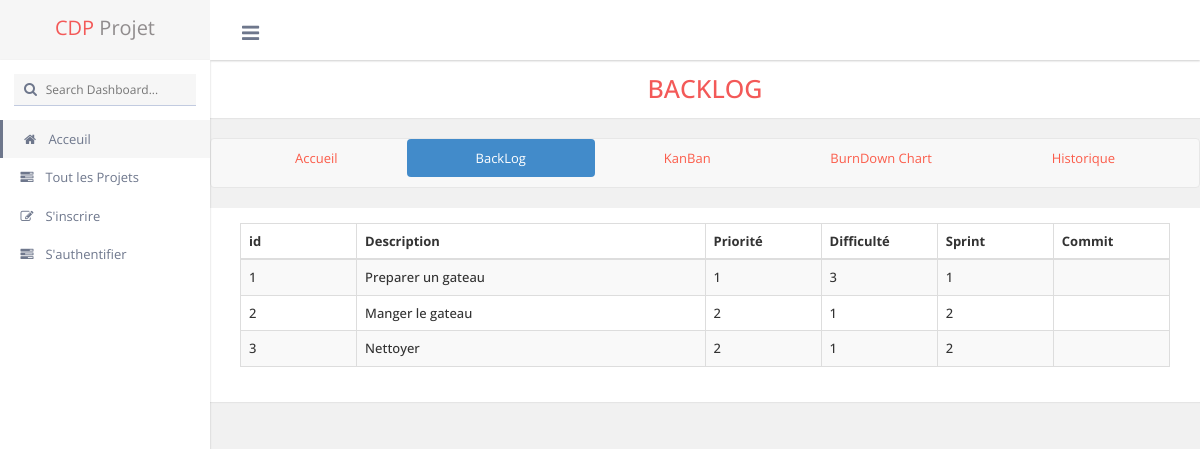
Page /Web/CDP/backLog.php?id=1 on the committed database.
### tables this page shows
CREATE TABLE UserStory (
	id INT UNSIGNED NOT NULL AUTO_INCREMENT,
	id_project INT UNSIGNED NOT NULL,
	id_sprint INT UNSIGNED NOT NULL,
	description TEXT NOT NULL,
	priority INT NULL,
	difficulty INT NOT NULL,
	color TEXT NOT NULL,
	achievement DATE NULL,
	commit TEXT NULL,
	PRIMARY KEY (id),
	FOREIGN KEY (id_project) REFERENCES Project(id),
	FOREIGN KEY (id_sprint) REFERENCES Sprint(id));

### Web/CDP/database.php (called while the page is built, shortened)
<?php
function get_project($mysql, $id_project){
	$rqt = "SELECT * FROM Project WHERE id=? ;";
	$stmt = $mysql->prepare($rqt);
	$stmt->bind_param("i", $id_project);
	$stmt->execute();
	$result = $stmt->get_result();
	return $result;
}
function get_us($mysql, $id_project){
	$rqt = "SELECT *
			FROM UserStory
			WHERE id_project=?
			ORDER BY id;";
	$stmt = $mysql->prepare($rqt);
	$stmt->bind_param("i", $id_project);
	$stmt->execute();
	$result = $stmt->get_result();
	return $result;
}
?>

### Web/CDP/backLog.php (the view, shortened to what this page needs)
<?php
include("database.php");
if( !$_GET["id"] ) {
  echo '<META HTTP-EQUIV="Refresh" Content="0; URL=404.php">';
  exit();
}
else{
  $mysql = connect();
  $project = get_project($mysql,$_GET["id"]);
  if ($project->num_rows == 0 ){
   echo '<META HTTP-EQUIV="Refresh" Content="0; URL=404.php">';
   exit();
 }
 else{
   $project = $project->fetch_array(MYSQLI_ASSOC);
 }
}
?>
<!DOCTYPE html>
<html xmlns="http://www.w3.org/1999/xhtml">
<head>
    <link href="css/font-awesome.css" rel="stylesheet" type="text/css" />
    <link href="css/bootstrap.min.css" rel="stylesheet" type="text/css" />
    <link href="css/animate.css" rel="stylesheet" type="text/css" />
    <link href="css/admin.css" rel="stylesheet" type="text/css" />
    <link rel="stylesheet" type="text/css" href="https://cdn.datatables.net/r/bs-3.3.5/jq-2.1.4,dt-1.10.8/datatables.min.css"/>
 </head>
 <body class="light_theme  fixed_header left_nav_fixed">
  <div class="wrapper">
    <div class="header_bar">
      <div class="brand">
        <div class="logo" style="display:block"><span class="theme_color">CDP</span> Projet</div>
      </div>
      <div class="header_top_bar">
        <a href="javascript:void(0);" class="menutoggle"> <i class="fa fa-bars"></i> </a>
      </div>
    </div>
    <div class="inner">
      <div class="left_nav">
        <div class="search_bar"> <i class="fa fa-search"></i>
          <input type="text" class="search" placeholder="Search Dashboard..." />
        </div>
        <div class="left_nav_slidebar">
          <ul>
           <?php
           if (isset($_SESSION['pseudo']) && isset($_SESSION['password'])) {
            printf("<li> <a href=\"myprofil.php?id=%d\"> <i class=\"fa fa-home\"></i> Mon Profil </a></li>",$_SESSION['id']);
            printf("<li> <a href=\"createProject.php\"> <i class=\"fa fa-edit\"></i> Créer un projet </a></li>");
            printf("<li class=\"left_nav_active theme_border\"> <a href='projects.php'> <i class='fa fa-tasks'></i> Tout les Projets </a></li>");
            printf("<li> <a href=\"logout.php\"> <i class=\"fa fa-power-off\"></i> Se déconnecter </a></li>");
          }
          else{
           printf("<li class=\"left_nav_active theme_border\"> <a href='index.php'> <i class='fa fa-home'></i> Acceuil </a></li>");
           printf("<li > <a href='projects.php'> <i class='fa fa-tasks'></i> Tout les Projets </a></li>");
           printf("<li> <a href=\"inscription.php\"> <i class=\"fa fa-edit\"></i> S'inscrire </a></li>");
           printf("<li> <a href=\"login.php\"> <i class=\"fa fa-tasks\"></i> S'authentifier </a></li>");
         }
         ?>
       </ul>
     </div>
   </div>
   <div class="contentpanel">
    <div class="row center">
     <div class="col-lg-12 ">
       <section class="panel default blue_title h2">
         <div class="panel-heading border">BackLog</div>
       </section>
     </div>
   </div>
   <nav class="navbar navbar-default" role="navigation">
    <div class="collapse navbar-collapse">
      <ul class="nav nav-pills nav-justified">
        <?php
        printf("<li><a href=\"project.php?id=%d\">Accueil</a></li>",$project["id"]);
        printf("<li  class=\"active\"><a href=\"backLog.php?id=%d\">BackLog</a></li>",$project["id"]);
        printf("<li><a href=\"kanBan.php?id=%d\">KanBan</a></li>",$project["id"]);
        printf("<li><a href=\"burnDownChart.php?id=%d\">BurnDown Chart</a></li>",$project["id"]);
        printf("<li><a href=\"history.php?id=%d\">Historique</a></li>",$project["id"]);
        ?>
      </ul>
    </div>
  </nav>
  <div class="row">
   <div class="col-md-12">
     <section class="panel default blue_title h2">
      <div class="panel-body">
       <div class="container">
        <table class="table table-striped table-bordered" id="backlog">
          <thead>
            <tr>
              <th class="col-md-1">id</th>
              <th class="col-md-3">Description</th>
              <th class="col-md-1">Priorité</th>
              <th class="col-md-1">Difficulté</th>
              <th class="col-md-1">Sprint</th>
              <th class="col-md-1">Commit</th>
            </tr>
          </thead>
          <tbody>
            <?php
            $sprints = get_sprints($mysql,$project["id"]);
            $tab = [];
            $num = 1;
            while ($row = $sprints->fetch_array(MYSQLI_ASSOC)){
              $tab[$row["id"]] = $num++;
            }
            $us = get_us($mysql,$project["id"]);
            $num = 1;
            while ($row = $us->fetch_array(MYSQLI_ASSOC)){
              printf("<tr>");
              printf("<td data-title=\"id\">%s</td>",$num++);
              printf("<td data-title=\"Description\">%s</td>",$row["description"]);
              printf("<td data-title=\"Priorité\">%s</td>",$row["priority"]);
              printf("<td data-title=\"Difficulté\">%s</td>",$row["difficulty"]);
              printf("<td data-title=\"Sprint\">%s</td>",$tab[$row["id_sprint"]]);
              printf("<td data-title=\"commit\">%s</td>",$row["commit"]);
              printf("</tr>");
            }
            ?>
          </tbody>
        </table>
      </div>
    </div>
  </section>
</div>
</div>
</div>
</div>
</div>
</body>
</html>

### Web/CDP/backLog.php (style rules this page uses)
.navbar-collapse a { color: #FB5C4A }

### rows in the picture
userstory: description "Preparer un gateau", priority "1", difficulty "3", id_sprint "1"
userstory: description "Manger le gateau", priority "2", difficulty "1", id_sprint "2"
userstory: description "Nettoyer", priority "2", difficulty "1", id_sprint "2"
